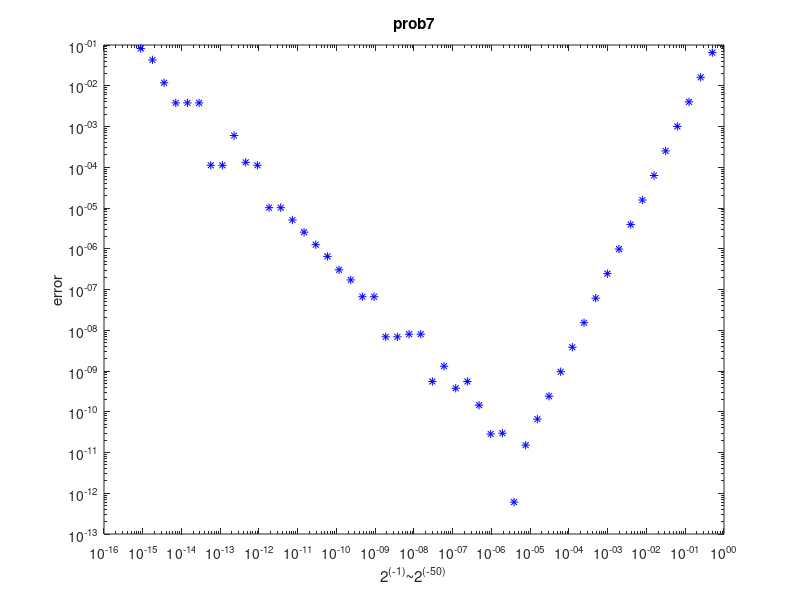

Reproduce this figure in MATLAB.
x = 1:1:50;
y = 2.^(-x);
z = (exp(1) + exp(-1))/2;
a = (((exp(1+y) - exp(-(1+y)))/2) - ((exp(1-y) - exp(-(1-y)))/2))./(2.*y);
figure,loglog(y,abs(a-z),'b*');
title('prob7');
xlabel('2^{(-1)}~2^{(-50)}');
ylabel('error');